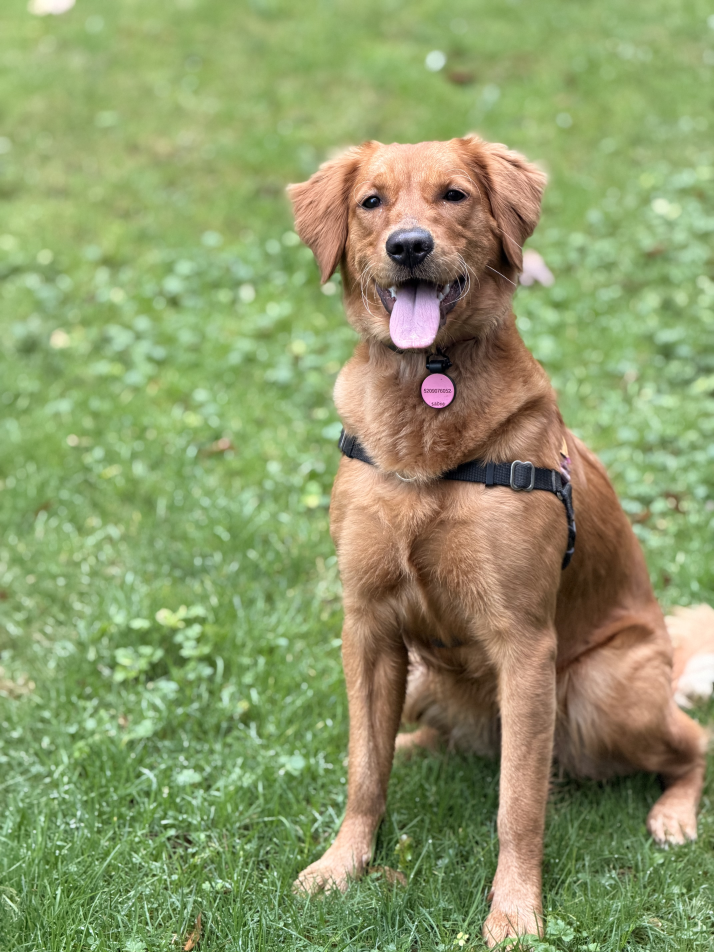
#> input picture .agents/skills/last30days/assets/dog-original.jpeg, 4284 x 5712 px (shown at 1/6 size)
$ python auto_fix.py --original ../.agents/skills/last30days/assets/dog-original.jpeg --preview ../.agents/skills/last30days/assets/aging-portrait.jpeg
#> lines starting #> are read from the running program, lines starting #| are printed output that depends on the picture; after the words box and inside, x2 and y2 are one past the last pixel; in counts of white or black regions, pixels touching at a corner belong together
#> in main, original is the input picture: shape (5712, 4284, 3); mean B, G, R 105.4, 153.7, 141.6
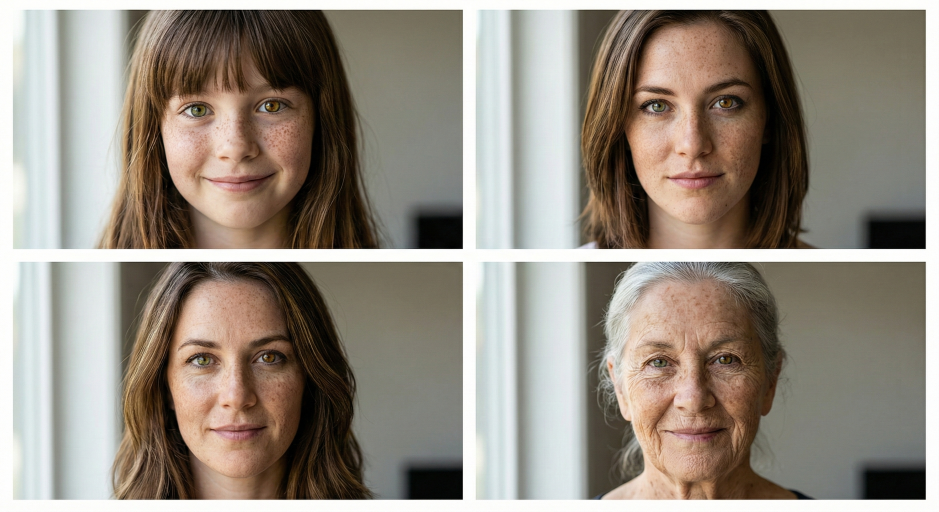
#> input picture .agents/skills/last30days/assets/aging-portrait.jpeg, 2816 x 1536 px (shown at 1/3 size)
#> in main, preview is the input picture: shape (1536, 2816, 3); mean B, G, R 128, 139, 147.8
### python/core/ai_vision_bridge.py
"""
ai_vision_bridge.py — Qwen3-VL Local Model Integration
Virtual Design Silk Screen Studio

FIX GROUP: Robust AI AutoFix System with:
- Model auto-discovery from common paths
- Environment variable configuration
- Graceful fallback when model unavailable
- Caching and performance optimization
"""

from __future__ import annotations
import base64
import json
import logging
import os
from pathlib import Path
from typing import Optional, Dict, Tuple

import cv2
import numpy as np

logger = logging.getLogger(__name__)

# ─── AI Optimization Settings ────────────────────────────────────────────────
AI_MAX_DIM = 448  # Optimized for Qwen-VL 2B input size (speeds up inference significantly)

# ═══ MODEL CONFIGURATION WITH AUTO-DISCOVERY ═══

def _find_model_files() -> Tuple[str, str]:
    env_model = os.environ.get("QWEN_MODEL_PATH", "").strip()
    env_mmproj = os.environ.get("QWEN_MMPROJ_PATH", "").strip()

    if env_model and env_mmproj:
        if os.path.exists(env_model) and os.path.exists(env_mmproj):
            return env_model, env_mmproj

    try:
        current_file = Path(__file__).resolve()
        root_dir = current_file.parents[2]
    except Exception:
        root_dir = Path.cwd()

    search_dirs = [
        root_dir / "models",
        root_dir / "Models",
        Path.cwd() / "models",
        Path.cwd(),
        Path.home() / "models",
        Path.home() / "Downloads",
    ]

    model_patterns = ["*Qwen3*VL*.gguf", "*Qwen-VL*.gguf", "*vision*.gguf", "*.gguf"]
    mmproj_patterns = ["*mmproj*.gguf", "*vision*proj*.gguf"]

    found_model = None
    found_mmproj = None

    for search_dir in search_dirs:
        if not search_dir.exists(): continue

        if not found_model:
            for pattern in model_patterns:
                try:
                    matches = list(search_dir.glob(pattern))
                    matches = [m for m in matches if 'mmproj' not in m.name.lower() and m.stat().st_size > 500*1024*1024]
                    if matches:
                        matches.sort(key=lambda x: x.stat().st_size, reverse=True)
                        found_model = matches[0]
                        break
                except Exception: continue

        if not found_mmproj:
            for pattern in mmproj_patterns:
                try:
                    matches = list(search_dir.glob(pattern))
                    if matches:
                        found_mmproj = matches[0]
                        break
                except Exception: continue

        if found_model and found_mmproj: break

    return str(found_model) if found_model else "", str(found_mmproj) if found_mmproj else ""

_MODEL_PATH, _MMPROJ_PATH = _find_model_files()
MODEL_PATH = os.environ.get("QWEN_MODEL_PATH", _MODEL_PATH)
MMPROJ_PATH = os.environ.get("QWEN_MMPROJ_PATH", _MMPROJ_PATH)
AI_DISABLED = os.environ.get("AI_DISABLED", "").lower() in ("1", "true", "yes", "on")

_ai_status = {
    'initialized': False,
    'available': False,
    'last_error': None,
    'model_path': MODEL_PATH,
    'mmproj_path': MMPROJ_PATH,
}

# Log AI status at module load - VERY VISIBLE
logger.info("🔵🔵🔵" * 20)
logger.info("[AIBridge] 🤖 AI VISION BRIDGE MODULE LOADED")
logger.info(f"[AIBridge] 📁 Model path: {MODEL_PATH if MODEL_PATH else 'NOT FOUND'}")
logger.info(f"[AIBridge] 📁 MMProj path: {MMPROJ_PATH if MMPROJ_PATH else 'NOT FOUND'}")
logger.info(f"[AIBridge] 🔧 AI Disabled: {AI_DISABLED}")
if MODEL_PATH and os.path.exists(MODEL_PATH):
    size_mb = os.path.getsize(MODEL_PATH) / (1024*1024)
    logger.info(f"[AIBridge] ✅ Model file exists ({size_mb:.1f} MB) - AI IS AVAILABLE")
else:
    logger.warning("[AIBridge] ❌ Model file NOT FOUND - AI will use FAST CLASSIFIER fallback")
logger.info("🔵🔵🔵" * 20)

_llm = None

def get_ai_status() -> Dict:
    return _ai_status.copy()

# [164 lines left out: functions _get_llm, _classify_without_ai, analyze_image, _parse_response, _validate_ai_params, not called in this run]

_PROMPT = """You are a silk screen printing expert. Classify this image.

Respond ONLY with this JSON (no markdown, no explanation):
{"image_class": "text_logo", "num_colors": 2, "confidence": 0.95}

Rules:
- image_class: "text_logo" (sharp edges, 1-3 flat colors, text/icons), "artwork" (illustrations, limited colors), or "photo" (photographs, gradients, many tones)
- num_colors: integer 1-8, exact ink colors needed
- confidence: 0.0-1.0, how certain you are"""

_PROMPT_TEMPLATE = _PROMPT
_ai_cache = {}

# [9 lines left out: functions _get_image_hash, apply_to_args, not called in this run]


# ─── Auto-Fix Functions (used by auto_fix.py) ────────────────────────────────

def analyze_preview_flaws(
    original_path: str,
    preview_path: str,
    prev_params: Optional[dict] = None,
    iteration: int = 1,
) -> Optional[dict]:
    """
    Compare original vs preview image and suggest parameter adjustments.
    Uses heuristic analysis (histogram + edge density) with AI enhancement
    when available.
    """
#> called with iteration = 1
    original = cv2.imread(original_path)
    preview = cv2.imread(preview_path)

    if original is None or preview is None:
        logger.error(f"[AutoFix] Failed to load images: orig={original_path}, prev={preview_path}")
        return None

    # Convert to grayscale for analysis
    orig_gray = cv2.cvtColor(original, cv2.COLOR_BGR2GRAY) if len(original.shape) == 3 else original
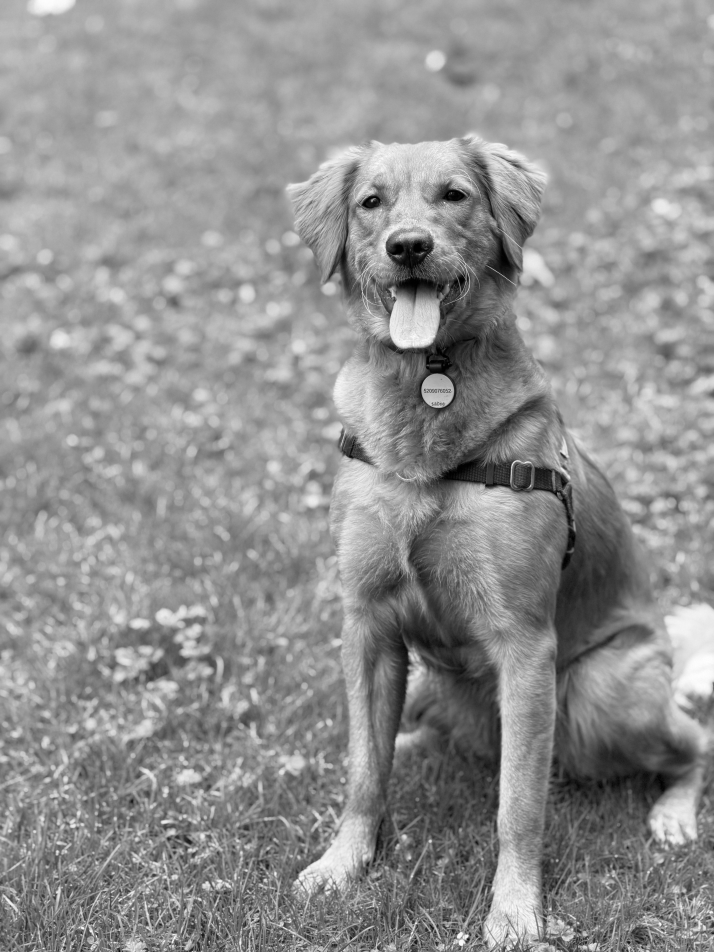
#> orig_gray: shape (5712, 4284) (shown at 1/6 size); min 0, max 255, mean 144.6
    prev_gray = cv2.cvtColor(preview, cv2.COLOR_BGR2GRAY) if len(preview.shape) == 3 else preview
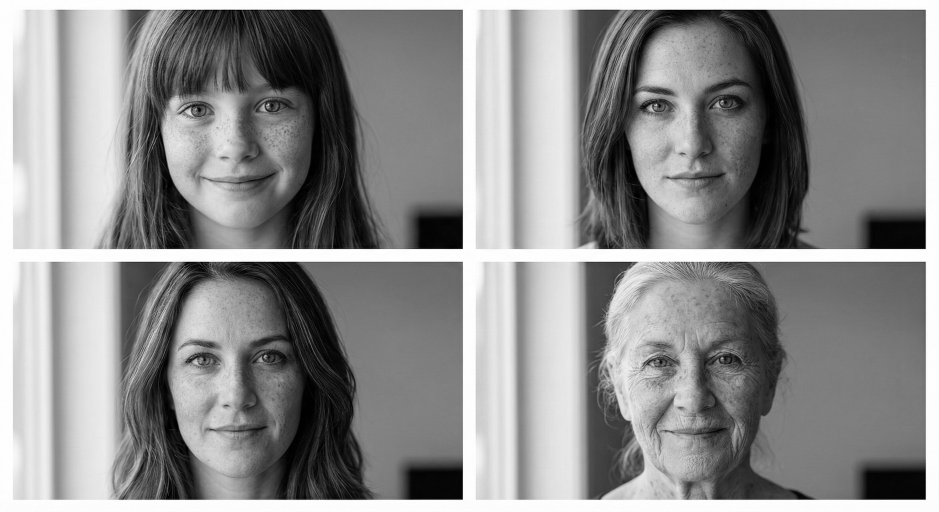
#> prev_gray: shape (1536, 2816) (shown at 1/3 size); min 0, max 255, mean 140.4

    # Resize preview to match original if needed
    if orig_gray.shape != prev_gray.shape:
        prev_gray = cv2.resize(prev_gray, (orig_gray.shape[1], orig_gray.shape[0]),
                               interpolation=cv2.INTER_AREA)
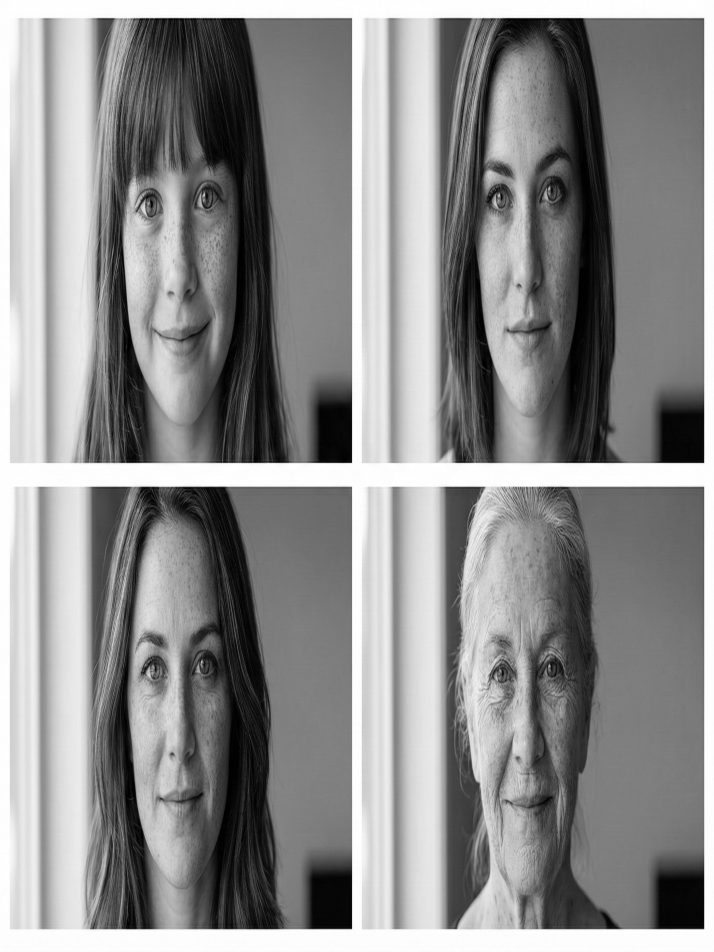
#> prev_gray: shape (5712, 4284) (shown at 1/6 size); min 0, max 255, mean 140.3

    # --- Heuristic Analysis ---
    # 1. Histogram comparison (detail preservation)
    hist_orig = cv2.calcHist([orig_gray], [0], None, [256], [0, 256]).flatten()
#> hist_orig = 256 values, max 400898 at index 161, min 17 at index 255, mean 95586.8
    hist_prev = cv2.calcHist([prev_gray], [0], None, [256], [0, 256]).flatten()
#> hist_prev = 256 values, max 784834 at index 254, min 9236 at index 243, mean 95586.8
    hist_orig = hist_orig / hist_orig.sum()
#> hist_orig = 256 values, max 0.0164 at index 161, min 6.95e-07 at index 255, mean 0.00391
    hist_prev = hist_prev / hist_prev.sum()
#> hist_prev = 256 values, max 0.0321 at index 254, min 0.000377 at index 243, mean 0.00391
    hist_correlation = float(cv2.compareHist(
        hist_orig.astype(np.float32), hist_prev.astype(np.float32), cv2.HISTCMP_CORREL
    ))
#> hist_correlation = -0.0975

    # 2. Edge density comparison (sharpness preservation)
    edges_orig = cv2.Canny(orig_gray, 50, 150)
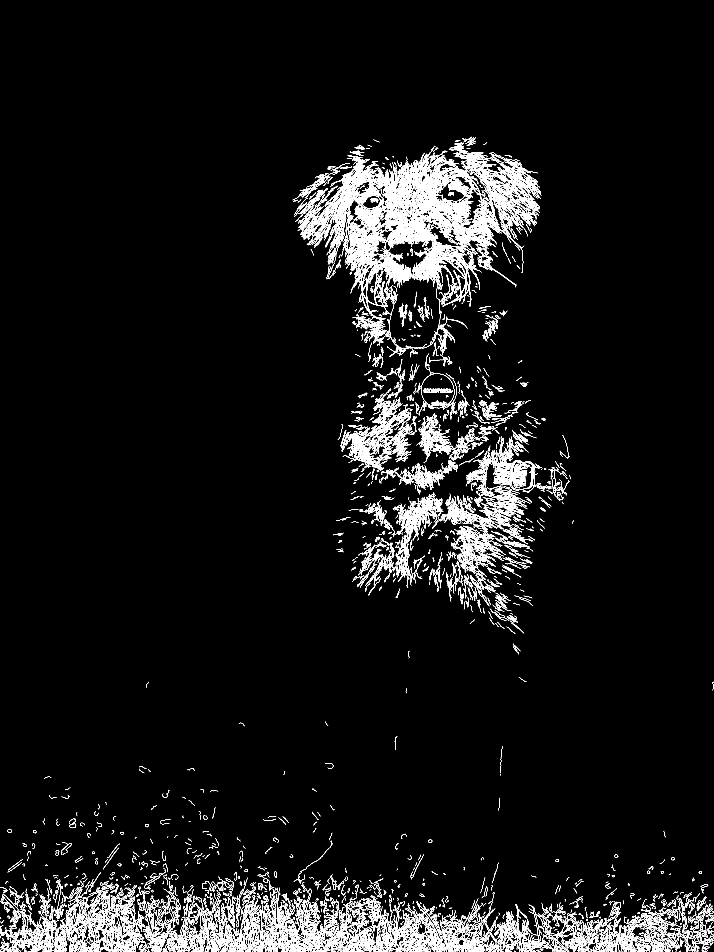
#> edges_orig: shape (5712, 4284) (shown at 1/6 size); 2.4% white in thin lines or dots, all inside (x1, y1, x2, y2) = (0, 820, 4284, 5712)
    edges_prev = cv2.Canny(prev_gray, 50, 150)
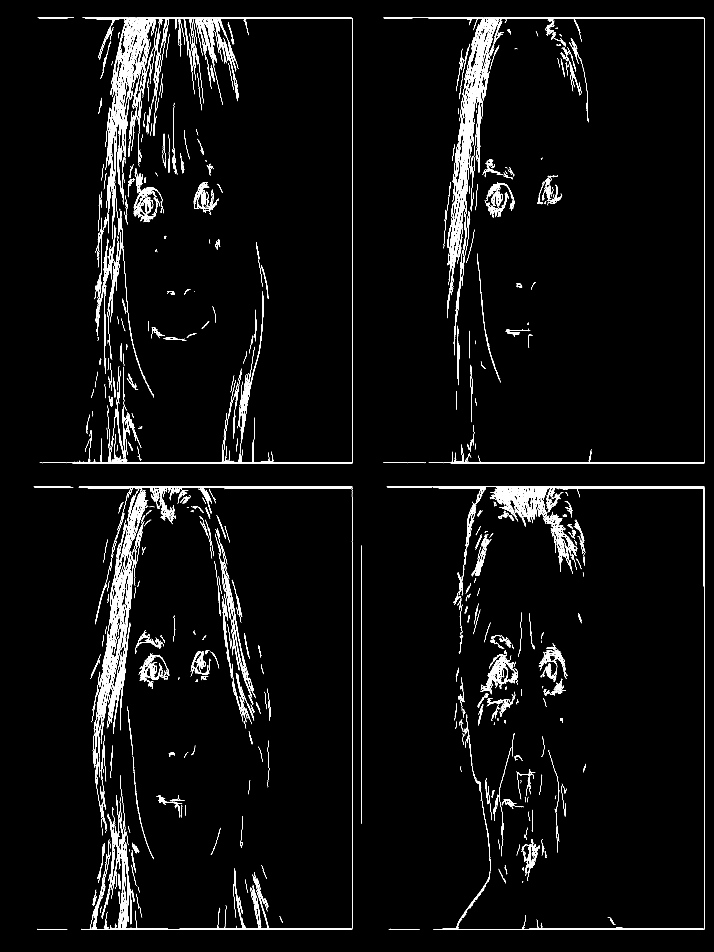
#> edges_prev: shape (5712, 4284) (shown at 1/6 size); 1.5% white in thin lines or dots
    edge_density_orig = np.sum(edges_orig > 0) / edges_orig.size
#> edge_density_orig = 0.0241
    edge_density_prev = np.sum(edges_prev > 0) / edges_prev.size
#> edge_density_prev = 0.0146
    edge_ratio = edge_density_prev / max(edge_density_orig, 1e-6)
#> edge_ratio = 0.607

    # 3. Build suggestions
    suggestions = {}

    # If preview lost too many edges → reduce smoothing
    if edge_ratio < 0.6:
        prev_smooth = (prev_params or {}).get('smoothing_factor', 0.25)
        suggestions['smoothing_factor'] = max(0.05, prev_smooth * 0.7)
        suggestions['reason_smoothing'] = f'Edge loss detected (ratio={edge_ratio:.2f}), reducing smoothing'

    # If preview has too many edges → increase smoothing
    if edge_ratio > 1.5:
        prev_smooth = (prev_params or {}).get('smoothing_factor', 0.25)
        suggestions['smoothing_factor'] = min(0.5, prev_smooth * 1.3)
        suggestions['reason_smoothing'] = f'Edge noise detected (ratio={edge_ratio:.2f}), increasing smoothing'

    # If histogram diverges significantly → adjust corner threshold
    if hist_correlation < 0.85:
        prev_corner = (prev_params or {}).get('corner_threshold', 95.0)
        suggestions['corner_threshold'] = min(150.0, prev_corner * 1.1)
        suggestions['reason_histogram'] = f'Histogram divergence (corr={hist_correlation:.3f})'

    # Build result
    result = {
        'iteration': iteration,
        'analysis': {
            'hist_correlation': hist_correlation,
            'edge_ratio': edge_ratio,
            'edge_density_original': float(edge_density_orig),
            'edge_density_preview': float(edge_density_prev),
        },
        'suggestions': suggestions,
        'adjusted_params': {**(prev_params or {}), **suggestions},
    }

    logger.info(f"[AutoFix] Iteration {iteration}: hist_corr={hist_correlation:.3f}, "
                f"edge_ratio={edge_ratio:.2f}, suggestions={list(suggestions.keys())}")
    return result


# [95 lines left out: function analyze_with_prompt, not called in this run]

### python/auto_fix.py
#!/usr/bin/env python3
"""
auto_fix.py - AI Auto-Fix for Preview Flaws
Virtual Design Silk Screen Studio

Analyzes preview image vs original and suggests parameter adjustments.
Task 5.1 FIX: Added --prompt argument for user-guided AI adjustments.
"""

import argparse
import os
import cv2
import re
import json
import sys
try:
    import google.generativeai as genai
    import PIL.Image as PilImage
    _GEMINI_AVAILABLE = True
except ImportError:
    _GEMINI_AVAILABLE = False
from core.ai_vision_bridge import analyze_preview_flaws, analyze_with_prompt


# [46 lines left out: function _analyze_with_gemini, not called in this run]


def main():
    parser = argparse.ArgumentParser(description='AI Auto-Fix Preview Flaws')
    parser.add_argument('--original', required=True, help='Path to original image')
    parser.add_argument('--preview', required=True, help='Path to preview image')
    parser.add_argument('--prompt', type=str, default=None,
                        help='User description of desired adjustments (enables custom AI analysis)')
    parser.add_argument('--iteration', type=int, default=1, help='Iteration number for autofix')
    parser.add_argument('--prev-params', type=str, default=None, help='JSON string of previous params')
    args = parser.parse_args()

    # Load images
    original = cv2.imread(args.original)
    preview = cv2.imread(args.preview)

    if original is None:
        print(json.dumps({'error': f'Cannot load original: {args.original}'}))
        sys.exit(1)
    if preview is None:
        print(json.dumps({'error': f'Cannot load preview: {args.preview}'}))
        sys.exit(1)

    # Load previous params if existing
    prev_params = json.loads(args.prev_params) if args.prev_params else None

    # Task 5.1 FIX: Use prompt-based analysis if user provided a prompt
    if args.prompt:
        # Try Gemini first (fast, free, no local model needed)
        result = _analyze_with_gemini(args.original, args.preview, args.prompt)

        # Fallback to local model only if Gemini failed
        if not result:
            try:
                result = analyze_with_prompt(
                    args.original, args.preview, args.prompt,
                    iteration=args.iteration,
                    previous_params=prev_params
                )
            except Exception as e:
                print(json.dumps({"error": f"Local model failed: {e}"}), file=sys.stderr)
                result = None

        # Last resort: return size-aware safe defaults so Flutter doesn't show error
        if not result:
            orig = cv2.imread(args.original)
            h, w = orig.shape[:2] if orig is not None else (1000, 1000)
            max_dim = max(h, w)
            if max_dim < 400:
                smooth, corner, eps = 0.35, 60.0, 1.8
            elif max_dim < 800:
                smooth, corner, eps = 0.30, 65.0, 1.6
            elif max_dim < 1500:
                smooth, corner, eps = 0.25, 80.0, 1.3
            elif max_dim < 2500:
                smooth, corner, eps = 0.20, 100.0, 1.0
            else:
                smooth, corner, eps = 0.15, 120.0, 0.8
            result = {
                "smoothing_factor": smooth,
                "corner_threshold": corner,
                "denoise_strength": 3,
                "simplification_epsilon": eps,
                "adjustment_reason": f"Could not analyze image. Returning size-aware defaults (max_dim={max_dim}px). Prompt was: {args.prompt}"
            }
    else:
        # Standard auto-fix analysis
        result = analyze_preview_flaws(args.original, args.preview,
                                       prev_params=prev_params,
                                       iteration=args.iteration)
#> result = 4 items

    if result:
        # Output JSON for Flutter to parse
        print(json.dumps(result))
#> (printed output is left out)
        sys.exit(0)
#> (the program exits here)
